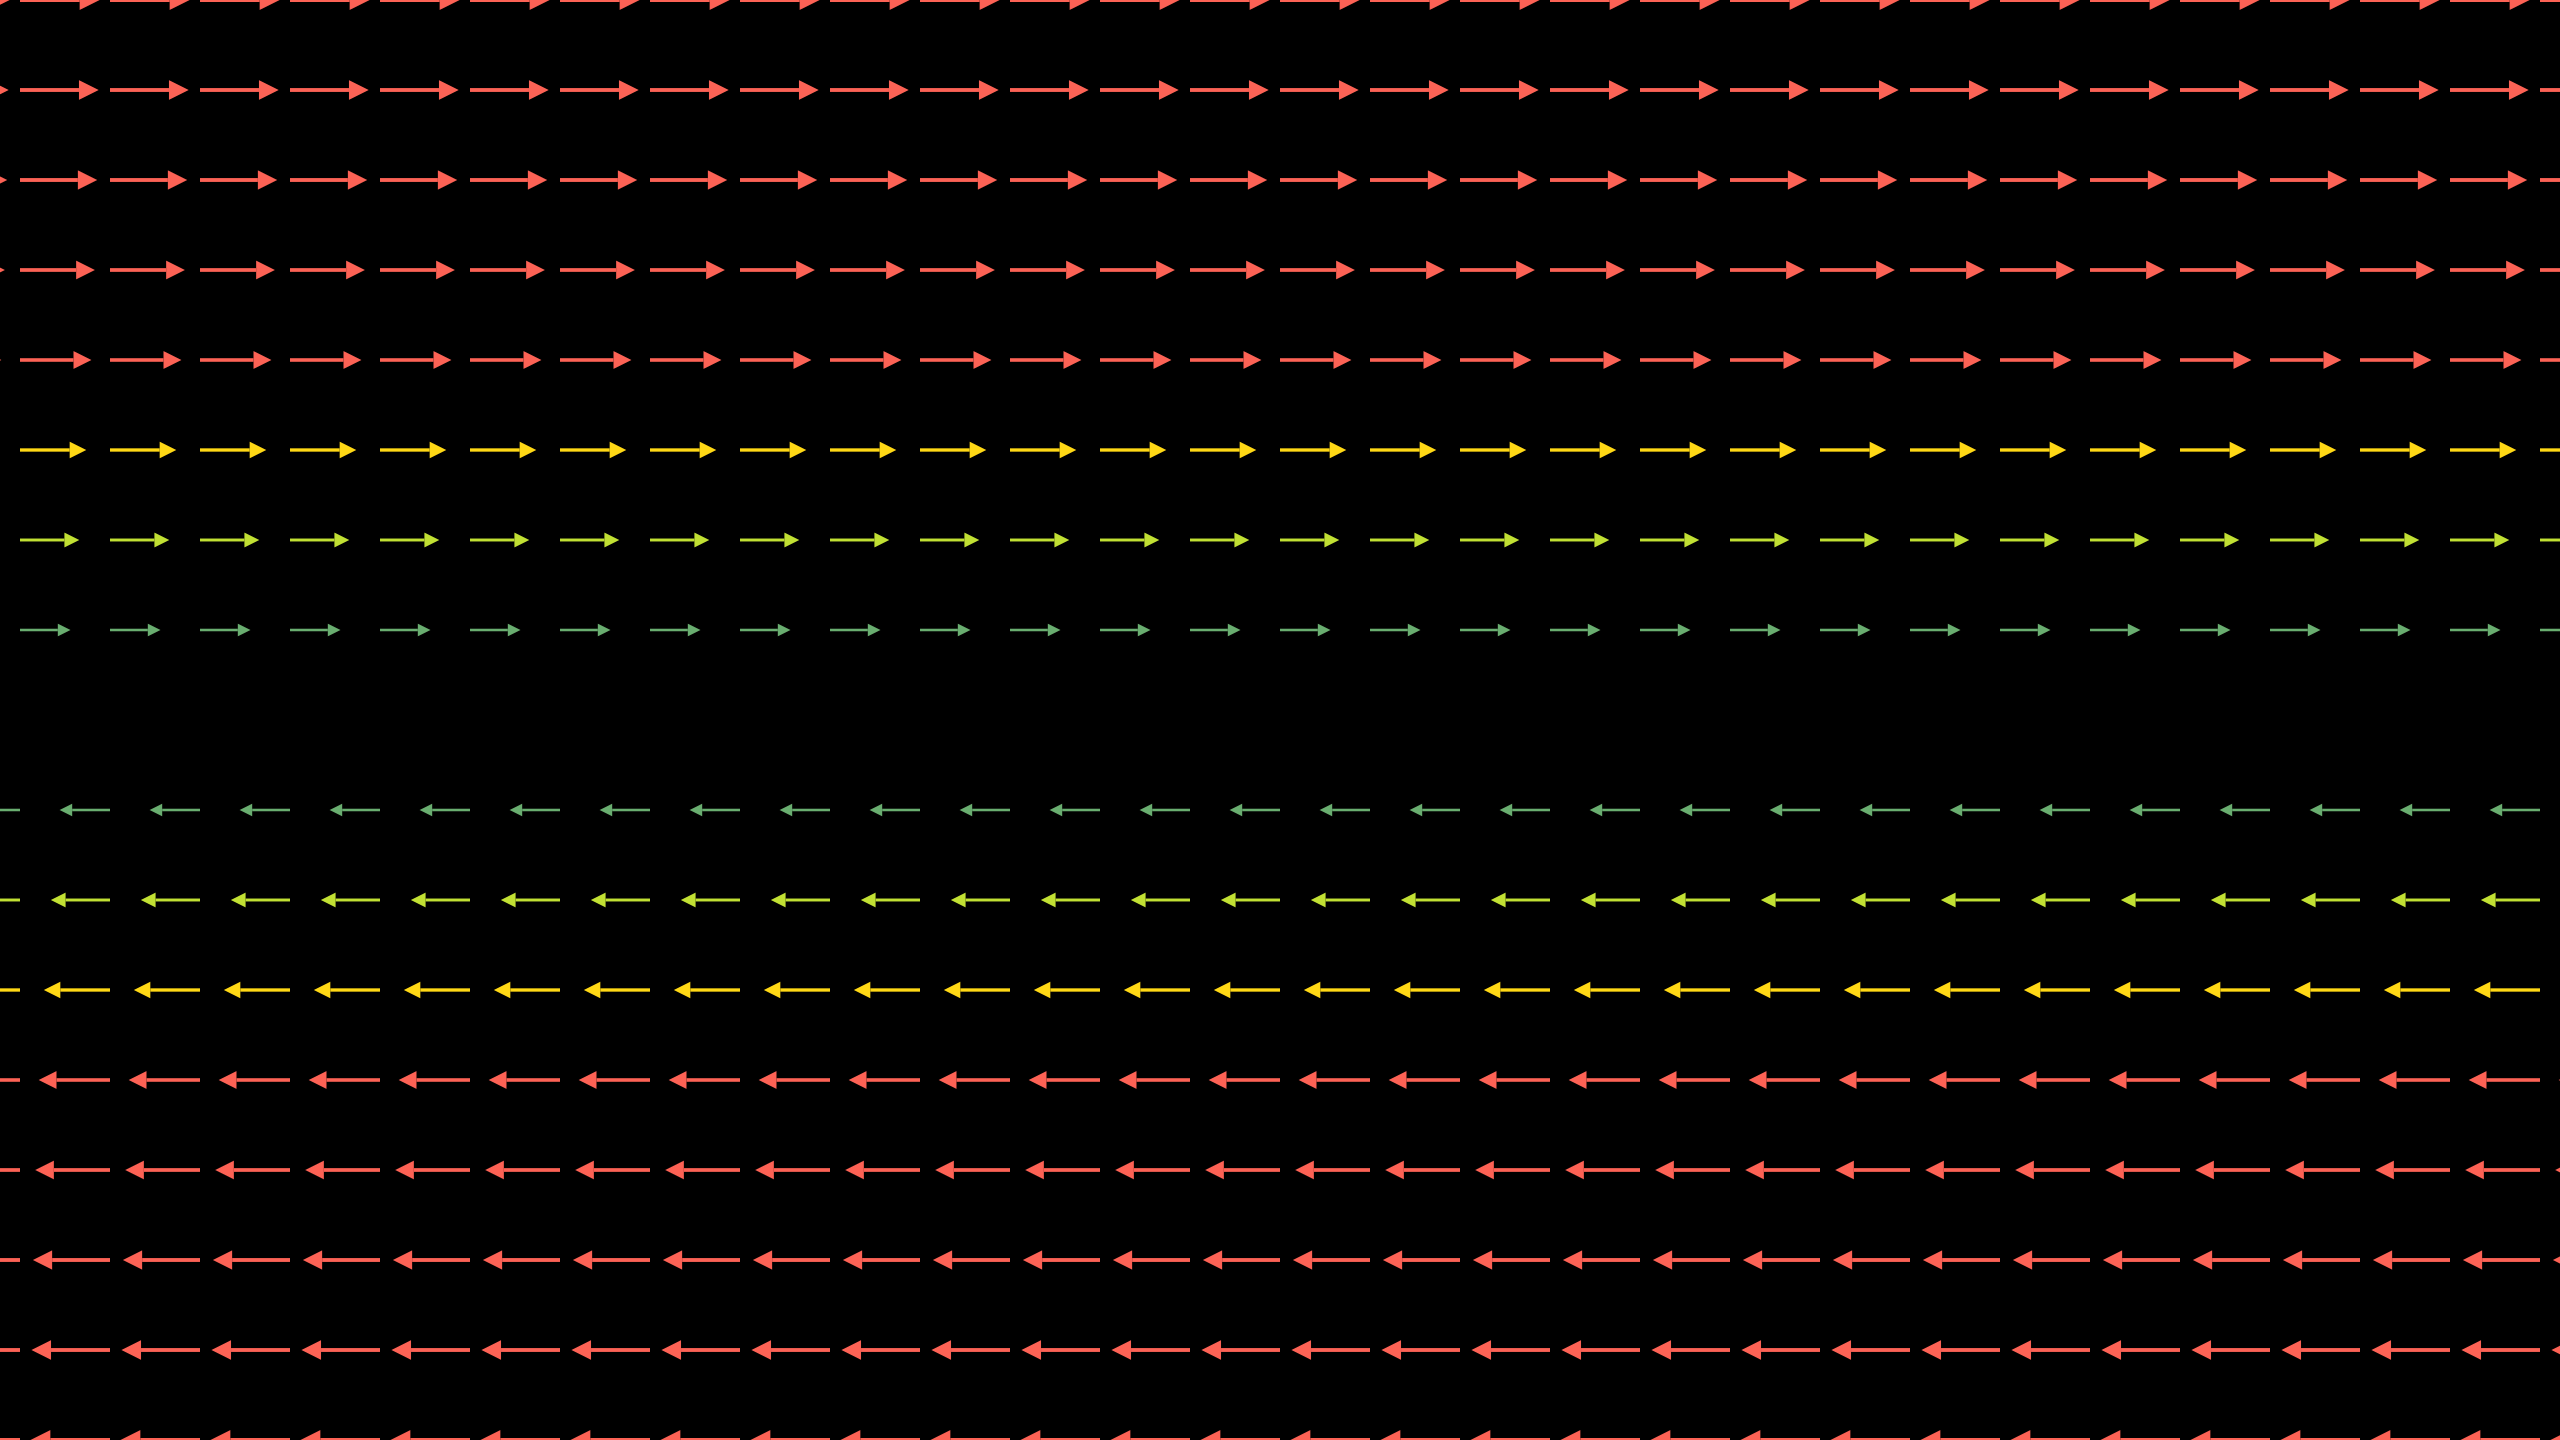

Recreate this plot in Python.
from manimlib.imports import *
import numpy as np

def curl(coordinate):
	x,y = coordinate[:2]
	return np.array([
			y,
			0,
			0
	])

class Ponder_curl(Scene):
	def construct(self):
		vf = VectorField(curl)
		self.add(vf)
		self.wait()
